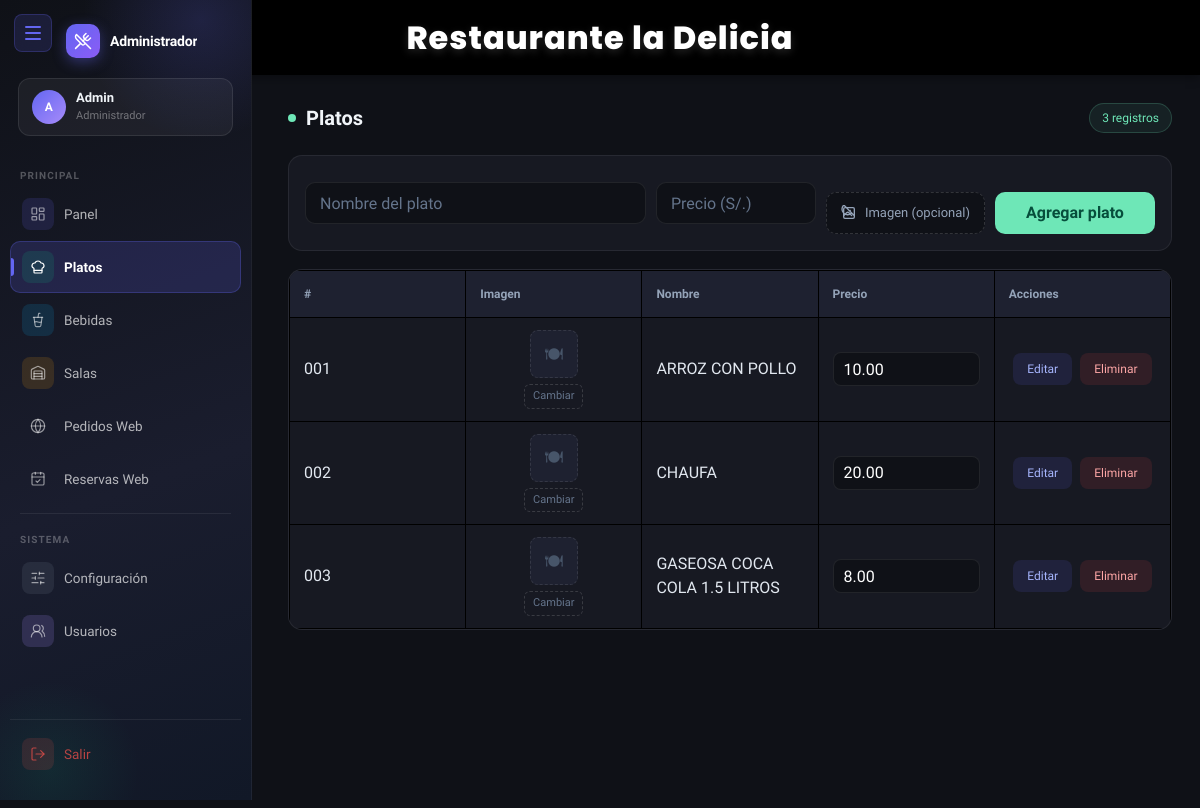
The app's page /views/platos.php (signed in) with its own data.
### tables this page shows
CREATE TABLE config (
  id INT AUTO_INCREMENT PRIMARY KEY,
  ruc VARCHAR(15) NOT NULL,
  nombre VARCHAR(255) NOT NULL,
  telefono VARCHAR(11) NOT NULL,
  direccion TEXT NOT NULL,
  mensaje VARCHAR(255) NOT NULL
);

CREATE TABLE platos (
  id INT AUTO_INCREMENT PRIMARY KEY,
  nombre VARCHAR(200) NOT NULL,
  precio DECIMAL(10,2) NOT NULL,
  fecha DATE DEFAULT NULL
);

### views/platos.php (the view, shortened to what this page needs)
<?php
require "../config/conexion.php";
$sql = $conexion->query("SELECT * FROM platos");
?>
<!DOCTYPE html>
<html lang="es">
<head>
<link href="https://cdn.jsdelivr.net/npm/bootstrap@5.3.0/dist/css/bootstrap.min.css" rel="stylesheet">
<link href="../assets/style.css" rel="stylesheet">
</head>
<body>
<?php include "../includes/header.php"; ?>
<?php include "../includes/sidebar.php"; ?>
<div class="content-area">
    <div class="page-header">
        <h2 class="page-title">Platos</h2>
        <span class="count-badge" id="count-badge">0 registros</span>
    </div>
    <form action="../controllers/platosController.php"
          method="POST"
          enctype="multipart/form-data"
          class="form-card">
        <div class="form-grid">
            <input type="text" name="nombre"
                   placeholder="Nombre del plato" required>
            <input type="number" name="precio"
                   placeholder="Precio (S/.)" step="0.01" required>
            <label class="img-upload-label" id="upload-label" for="img-input">
                <svg width="16" height="16" fill="none" viewBox="0 0 24 24"
                     stroke="currentColor" stroke-width="2">
                    <path stroke-linecap="round" stroke-linejoin="round"
                          d="M4 16l4-4a3 3 0 014.24 0L16 16m-2-2l1.59-1.59A3 3 0
                             014.24 0L20 16M14 8h.01M6 20h12a2 2 0 002-2V6a2
                             2 0 00-2-2H6a2 2 0 00-2 2v12a2 2 0 002 2z"/>
                </svg>
                <span id="upload-label-text">Imagen (opcional)</span>
            </label>
            <button type="submit" class="btn-agregar">Agregar plato</button>
        </div>
    </form>
    <div class="table-card">
        <div class="table-responsive">
            <table class="platos-table">
                <thead>
                    <tr>
                        <th>#</th>
                        <th>Imagen</th>
                        <th>Nombre</th>
                        <th>Precio</th>
                        <th>Acciones</th>
                    </tr>
                </thead>
                <tbody>
                <?php while($row = $sql->fetch()): ?>
                    <tr>
                        <td class="td-id">
                            <?= str_pad($row['id'],3,'0',STR_PAD_LEFT) ?>
                        </td>
                        <td class="td-img">
                            <div class="img-edit-wrap">
                                <?php if(!empty($row['imagen'])): ?>
                                    <img src="../uploads/platos/<?= htmlspecialchars($row['imagen']) ?>"
                                         class="plato-thumb"
                                         id="thumb-<?= $row['id'] ?>"
                                         alt="<?= htmlspecialchars($row['nombre']) ?>">
                                <?php else: ?>
                                    <div class="plato-thumb-placeholder"
                                         id="thumb-<?= $row['id'] ?>">🍽</div>
                                <?php endif; ?>
                                <label class="btn-change-img"
                                       for="img-row-<?= $row['id'] ?>">
                                    Cambiar
                                </label>
                            </div>
                        </td>
                        <td class="td-nombre">
                            <span id="text-<?= $row['id'] ?>">
                                <?= htmlspecialchars($row['nombre']) ?>
                            </span>
                        </td>
                        <td>
                            <input type="number"
                                   step="0.01"
                                   class="precio-input"
                                   value="<?= $row['precio'] ?>">
                        </td>
                        <td class="td-actions">
                            <div class="btn-actions">
                                <button class="btn-edit guardar"
                                        data-id="<?= $row['id'] ?>">
                                    Editar
                                </button>
                                <a href="../controllers/platosController.php?eliminar=<?= $row['id'] ?>"
                                   class="btn-delete"
                                   onclick="return confirm('¿Eliminar este plato?')">
                                    Eliminar
                                </a>
                            </div>
                        </td>
                    </tr>
                <?php endwhile; ?>
                </tbody>
            </table>
        </div>
    </div>
</div>
</body>
</html>

### includes/header.php (shortened to what this page needs)
<?php
require "../config/conexion.php";
$config = $conexion->query("SELECT nombre FROM config LIMIT 1")->fetch();
?>
<!DOCTYPE html>
<html lang="es">
<head>
</head>
<body>
<nav class="navbar-custom">
    <div class="titulo-navbar">
        <?= $config['nombre'] ?>
    </div>
</nav>
</body>
</html>

### assets/style.css (style rules this page uses)
body { font-family: Arial; }
input { width: 100%; margin: 10px 0; padding: 10px; }
a { text-decoration: none; }
button { border-radius: 5px; }
table { border-collapse: collapse; width: 100%; table-layout: fixed; }
table, th, td { border: 1px solid black !important; }
th { background: #f2f2f2; }
td { white-space: normal !important; word-break: break-word; overflow-wrap: break-word; }
td input { width: 100% !important; min-width: 0; box-sizing: border-box; }

### views/platos.php (style rules this page uses)
*,*::before,*::after { box-sizing:border-box; }
body { margin:0; min-height:100vh; font-family:'Sora',sans-serif; background:#0f1117; overflow-x:hidden; }
.content-area { margin-left:260px;padding:28px;min-height:100vh; }
.page-header { display:flex;justify-content:space-between; align-items:center;gap:12px;flex-wrap:wrap;margin-bottom:22px; }
.page-title { margin:0;color:#f1f5f9;font-size:20px;font-weight:600; display:flex;align-items:center;gap:10px; }
.page-title::before { content:"";width:8px;height:8px; border-radius:50%;background:#6ee7b7; }
.count-badge { font-size:12px;padding:5px 12px;border-radius:50px; color:#6ee7b7;background:rgba(110,231,183,.08); border:1px solid rgba(110,231,183,.2); }
.form-card { background:#171922;border:1px solid rgba(255,255,255,.07); border-radius:14px;padding:16px;margin-bottom:18px; }
.form-grid { display:grid; grid-template-columns:1fr 160px auto 160px; gap:10px; align-items:end; }
.form-card input[type="text"], .form-card input[type="number"] { width:100%;height:42px;border:none;outline:none; border-radius:10px;background:#0f1117;color:#fff; padding:0 14px;border:1px solid rgba(255,255,255,.08); }
.form-card input::placeholder { color:#64748b; }
.img-upload-label { display:flex;align-items:center;justify-content:center; gap:8px;height:42px;border-radius:10px;cursor:pointer; background:#0f1117;color:#94a3b8;font-size:13px; border:1px dashed rgba(255,255,255,.15); padding:0 14px;white-space:nowrap; transition:border-color .2s,color .2s; }
.img-upload-label svg { flex-shrink:0; }
.btn-agregar { height:42px;padding:0 20px;border:none; border-radius:10px;background:#6ee7b7; color:#064e3b;font-weight:600;white-space:nowrap; cursor:pointer; }
.table-card { background:#171922;border:1px solid rgba(255,255,255,.07); border-radius:14px;overflow:hidden; }
.table-responsive { width:100%;overflow-x:auto; }
.platos-table { width:100%;min-width:760px;border-collapse:collapse; }
.platos-table thead th { background:#1e2130;color:#94a3b8;font-size:12px; font-weight:600;padding:14px;white-space:nowrap; }
.platos-table tbody td { padding:12px 14px; border-top:1px solid rgba(255,255,255,.04); color:#e2e8f0;vertical-align:middle; }
.td-id { width:70px;white-space:nowrap;color:#64748b; }
.td-img { width:64px;text-align:center; }
.plato-thumb-placeholder { width:48px;height:48px;border-radius:8px; background:#1e2130;border:1px dashed rgba(255,255,255,.1); display:flex;align-items:center;justify-content:center; color:#475569;font-size:18px;margin:auto; }
.td-nombre { font-weight:500; }
.precio-input,.edit-input { width:100%;height:34px;border:none;outline:none; border-radius:8px;padding:0 10px; background:#0f1117;color:#fff; border:1px solid rgba(255,255,255,.08); }
.img-edit-wrap { display:flex;flex-direction:column;align-items:center;gap:6px; }
.btn-change-img { font-size:11px;padding:3px 8px;border-radius:6px; border:1px dashed rgba(255,255,255,.15); background:transparent;color:#64748b;cursor:pointer; white-space:nowrap; transition:border-color .2s,color .2s; }
.td-actions { width:210px; }
.btn-actions { display:flex;gap:8px;justify-content:center;flex-wrap:wrap; }
.btn-edit,.btn-delete { height:32px;padding:0 14px;border:none; border-radius:8px;font-size:12px; text-decoration:none;display:flex; align-items:center;justify-content:center;white-space:nowrap; cursor:pointer; }
.btn-edit { background:rgba(99,102,241,.12);color:#a5b4fc; }
.btn-delete { background:rgba(239,68,68,.12);color:#fca5a5; }

### includes/header.php (style rules this page uses)
.navbar-custom { background:#000; box-shadow:0px 2px 10px rgba(0,0,0,0.4); min-height:75px; display:flex; align-items:center; justify-content:center; padding:10px 20px; position: relative; }
.titulo-navbar { position: absolute; left: 50%; transform: translateX(-50%); font-family:'Poppins', sans-serif; font-size:32px; font-weight:800; letter-spacing:1px; color:#fff; text-shadow:0 3px 8px rgba(255,255,255,0.15); text-align:center; }

### includes/sidebar.php (style rules this page uses)
*, *::before, *::after { box-sizing: border-box; margin: 0; padding: 0; }

### records on screen
config: nombre "Restaurante la Delicia"
platos: id "001", nombre "ARROZ CON POLLO", precio "10.00"
platos: id "002", nombre "CHAUFA", precio "20.00"
platos: id "003", nombre "GASEOSA COCA COLA 1.5 LITROS", precio "8.00"

### other values on screen
$iniciales ?: '??' "A"
$usuario "Admin"
$rol ?: 'Usuario' "Administrador"
